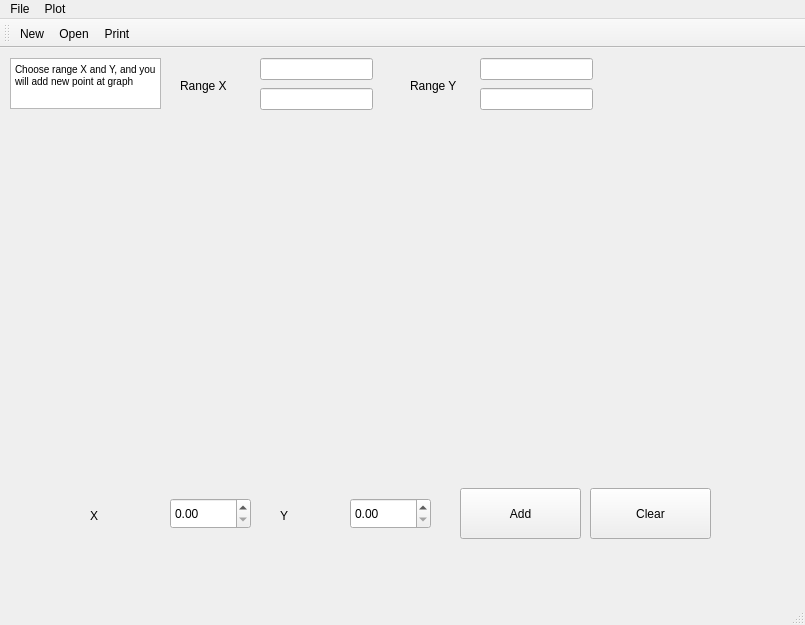
<?xml version="1.0" encoding="UTF-8"?>
<ui version="4.0">
 <class>MainWindow</class>
 <widget class="QMainWindow" name="MainWindow">
  <property name="geometry">
   <rect>
    <x>0</x>
    <y>0</y>
    <width>805</width>
    <height>625</height>
   </rect>
  </property>
  <property name="windowTitle">
   <string>MainWindow</string>
  </property>
  <widget class="QWidget" name="centralWidget">
   <widget class="QTextEdit" name="textEdit">
    <property name="geometry">
     <rect>
      <x>10</x>
      <y>10</y>
      <width>151</width>
      <height>51</height>
     </rect>
    </property>
    <property name="html">
     <string>&lt;!DOCTYPE HTML PUBLIC &quot;-//W3C//DTD HTML 4.0//EN&quot; &quot;http://www.w3.org/TR/REC-html40/strict.dtd&quot;&gt;
&lt;html&gt;&lt;head&gt;&lt;meta name=&quot;qrichtext&quot; content=&quot;1&quot; /&gt;&lt;style type=&quot;text/css&quot;&gt;
p, li { white-space: pre-wrap; }
&lt;/style&gt;&lt;/head&gt;&lt;body style=&quot; font-family:'MS Shell Dlg 2'; font-size:7.8pt; font-weight:400; font-style:normal;&quot;&gt;
&lt;p style=&quot; margin-top:0px; margin-bottom:0px; margin-left:0px; margin-right:0px; -qt-block-indent:0; text-indent:0px;&quot;&gt;Choose range X and Y, and you will add new point at graph&lt;/p&gt;&lt;/body&gt;&lt;/html&gt;</string>
    </property>
   </widget>
   <widget class="QCustomPlot" name="plot" native="true">
    <property name="geometry">
     <rect>
      <x>20</x>
      <y>70</y>
      <width>741</width>
      <height>341</height>
     </rect>
    </property>
   </widget>
   <widget class="QPushButton" name="Clear">
    <property name="geometry">
     <rect>
      <x>590</x>
      <y>440</y>
      <width>121</width>
      <height>51</height>
     </rect>
    </property>
    <property name="text">
     <string>Clear</string>
    </property>
   </widget>
   <widget class="QPushButton" name="Add">
    <property name="geometry">
     <rect>
      <x>460</x>
      <y>440</y>
      <width>121</width>
      <height>51</height>
     </rect>
    </property>
    <property name="text">
     <string>Add</string>
    </property>
   </widget>
   <widget class="QDoubleSpinBox" name="d_x">
    <property name="geometry">
     <rect>
      <x>170</x>
      <y>450</y>
      <width>81</width>
      <height>31</height>
     </rect>
    </property>
   </widget>
   <widget class="QDoubleSpinBox" name="d_y">
    <property name="geometry">
     <rect>
      <x>350</x>
      <y>450</y>
      <width>81</width>
      <height>31</height>
     </rect>
    </property>
   </widget>
   <widget class="QLabel" name="label">
    <property name="geometry">
     <rect>
      <x>90</x>
      <y>460</y>
      <width>55</width>
      <height>16</height>
     </rect>
    </property>
    <property name="text">
     <string>X</string>
    </property>
   </widget>
   <widget class="QLabel" name="label_2">
    <property name="geometry">
     <rect>
      <x>280</x>
      <y>460</y>
      <width>55</width>
      <height>16</height>
     </rect>
    </property>
    <property name="text">
     <string>Y</string>
    </property>
   </widget>
   <widget class="QLabel" name="label_3">
    <property name="geometry">
     <rect>
      <x>180</x>
      <y>30</y>
      <width>55</width>
      <height>16</height>
     </rect>
    </property>
    <property name="text">
     <string>Range X</string>
    </property>
   </widget>
   <widget class="QLabel" name="label_4">
    <property name="geometry">
     <rect>
      <x>410</x>
      <y>30</y>
      <width>55</width>
      <height>16</height>
     </rect>
    </property>
    <property name="text">
     <string>Range Y</string>
    </property>
   </widget>
   <widget class="QLineEdit" name="line_range_x_1">
    <property name="geometry">
     <rect>
      <x>260</x>
      <y>10</y>
      <width>113</width>
      <height>22</height>
     </rect>
    </property>
   </widget>
   <widget class="QLineEdit" name="line_range_y_1">
    <property name="geometry">
     <rect>
      <x>480</x>
      <y>10</y>
      <width>113</width>
      <height>22</height>
     </rect>
    </property>
   </widget>
   <widget class="QLineEdit" name="line_range_x_2">
    <property name="geometry">
     <rect>
      <x>260</x>
      <y>40</y>
      <width>113</width>
      <height>22</height>
     </rect>
    </property>
   </widget>
   <widget class="QLineEdit" name="line_range_y_2">
    <property name="geometry">
     <rect>
      <x>480</x>
      <y>40</y>
      <width>113</width>
      <height>22</height>
     </rect>
    </property>
   </widget>
  </widget>
  <widget class="QMenuBar" name="menuBar">
   <property name="geometry">
    <rect>
     <x>0</x>
     <y>0</y>
     <width>805</width>
     <height>26</height>
    </rect>
   </property>
   <widget class="QMenu" name="menuNew">
    <property name="title">
     <string>File</string>
    </property>
    <addaction name="actionNew"/>
    <addaction name="actionOpen"/>
    <addaction name="actionExit"/>
   </widget>
   <widget class="QMenu" name="menuPlot">
    <property name="title">
     <string>Plot</string>
    </property>
    <addaction name="actionPrint"/>
   </widget>
   <addaction name="menuNew"/>
   <addaction name="menuPlot"/>
  </widget>
  <widget class="QToolBar" name="mainToolBar">
   <attribute name="toolBarArea">
    <enum>TopToolBarArea</enum>
   </attribute>
   <attribute name="toolBarBreak">
    <bool>false</bool>
   </attribute>
   <addaction name="actionNew"/>
   <addaction name="actionOpen"/>
   <addaction name="actionPrint"/>
  </widget>
  <widget class="QStatusBar" name="statusBar"/>
  <action name="actionNew">
   <property name="icon">
    <iconset resource="icon.qrc">
     <normaloff>:/imgs/new.png</normaloff>:/imgs/new.png</iconset>
   </property>
   <property name="text">
    <string>New</string>
   </property>
  </action>
  <action name="actionOpen">
   <property name="icon">
    <iconset resource="icon.qrc">
     <normaloff>:/imgs/open.png</normaloff>:/imgs/open.png</iconset>
   </property>
   <property name="text">
    <string>Open</string>
   </property>
  </action>
  <action name="actionExit">
   <property name="icon">
    <iconset resource="icon.qrc">
     <normaloff>:/imgs/exit.jpg</normaloff>:/imgs/exit.jpg</iconset>
   </property>
   <property name="text">
    <string>Exit</string>
   </property>
  </action>
  <action name="actionPrint">
   <property name="icon">
    <iconset resource="icon.qrc">
     <normaloff>:/imgs/plot.png</normaloff>:/imgs/plot.png</iconset>
   </property>
   <property name="text">
    <string>Print</string>
   </property>
  </action>
 </widget>
 <layoutdefault spacing="6" margin="11"/>
 <customwidgets>
  <customwidget>
   <class>QCustomPlot</class>
   <extends>QWidget</extends>
   <header>qcustomplot.h</header>
   <container>1</container>
  </customwidget>
 </customwidgets>
 <resources>
  <include location="icon.qrc"/>
 </resources>
 <connections/>
</ui>
